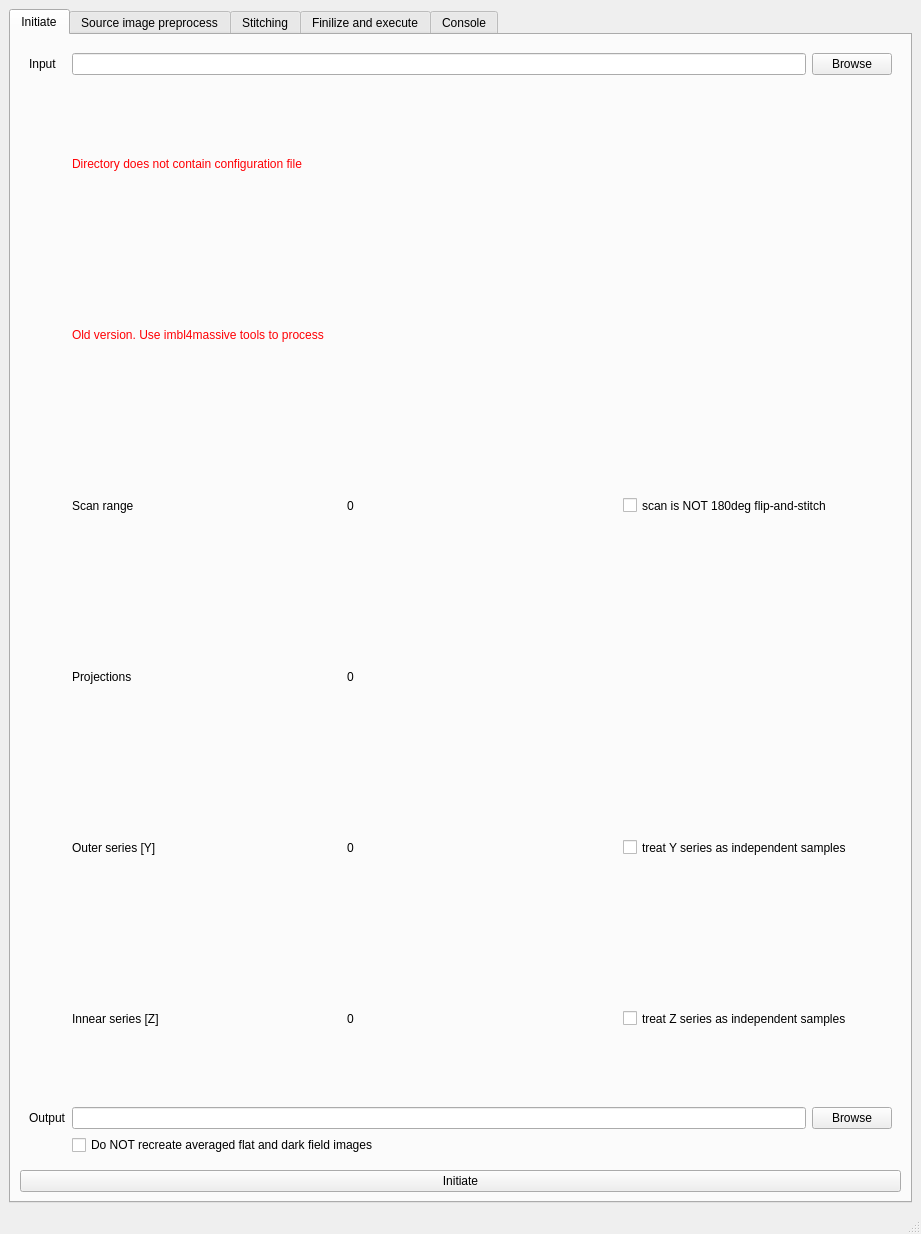
<?xml version="1.0" encoding="UTF-8"?>
<ui version="4.0">
 <class>MainWindow</class>
 <widget class="QMainWindow" name="MainWindow">
  <property name="geometry">
   <rect>
    <x>0</x>
    <y>0</y>
    <width>921</width>
    <height>1234</height>
   </rect>
  </property>
  <property name="windowTitle">
   <string>MainWindow</string>
  </property>
  <widget class="QWidget" name="centralwidget">
   <layout class="QHBoxLayout" name="horizontalLayout">
    <item>
     <widget class="QTabWidget" name="tabWidget">
      <property name="currentIndex">
       <number>0</number>
      </property>
      <widget class="QWidget" name="tabInit">
       <attribute name="title">
        <string>Initiate</string>
       </attribute>
       <layout class="QGridLayout" name="gridLayout">
        <item row="2" column="0">
         <widget class="QWidget" name="initInfo" native="true">
          <layout class="QGridLayout" name="gridLayout_8">
           <item row="5" column="1">
            <widget class="QCheckBox" name="noNewFF">
             <property name="text">
              <string>Do NOT recreate averaged flat and dark field images</string>
             </property>
            </widget>
           </item>
           <item row="4" column="2">
            <widget class="QPushButton" name="outBrowse">
             <property name="text">
              <string>Browse</string>
             </property>
            </widget>
           </item>
           <item row="4" column="1">
            <widget class="QLineEdit" name="outPath"/>
           </item>
           <item row="4" column="0">
            <widget class="QLabel" name="label_2">
             <property name="text">
              <string>Output</string>
             </property>
            </widget>
           </item>
           <item row="0" column="1">
            <widget class="QLineEdit" name="inPath"/>
           </item>
           <item row="0" column="2">
            <widget class="QPushButton" name="inBrowse">
             <property name="text">
              <string>Browse</string>
             </property>
            </widget>
           </item>
           <item row="0" column="0">
            <widget class="QLabel" name="label">
             <property name="text">
              <string>Input</string>
             </property>
            </widget>
           </item>
           <item row="1" column="1" rowspan="2" colspan="2">
            <layout class="QGridLayout" name="gridLayout_2" columnstretch="0,0,0">
             <item row="3" column="0">
              <widget class="QLabel" name="label_5">
               <property name="text">
                <string>Projections</string>
               </property>
              </widget>
             </item>
             <item row="4" column="1">
              <widget class="QLabel" name="ys">
               <property name="text">
                <string>0</string>
               </property>
              </widget>
             </item>
             <item row="5" column="0">
              <widget class="QLabel" name="zlabel">
               <property name="text">
                <string>Innear series [Z]</string>
               </property>
              </widget>
             </item>
             <item row="4" column="0">
              <widget class="QLabel" name="ylabel">
               <property name="text">
                <string>Outer series [Y]</string>
               </property>
              </widget>
             </item>
             <item row="2" column="0">
              <widget class="QLabel" name="label_3">
               <property name="text">
                <string>Scan range</string>
               </property>
              </widget>
             </item>
             <item row="0" column="0" colspan="3">
              <widget class="QLabel" name="noConfigLabel">
               <property name="styleSheet">
                <string notr="true">color: rgb(255, 0, 4);</string>
               </property>
               <property name="text">
                <string>Directory does not contain configuration file</string>
               </property>
              </widget>
             </item>
             <item row="4" column="2">
              <widget class="QCheckBox" name="yIndependent">
               <property name="sizePolicy">
                <sizepolicy hsizetype="Minimum" vsizetype="Preferred">
                 <horstretch>0</horstretch>
                 <verstretch>0</verstretch>
                </sizepolicy>
               </property>
               <property name="text">
                <string>treat Y series as independent samples</string>
               </property>
              </widget>
             </item>
             <item row="5" column="1">
              <widget class="QLabel" name="zs">
               <property name="text">
                <string>0</string>
               </property>
              </widget>
             </item>
             <item row="3" column="1">
              <widget class="QLabel" name="projections">
               <property name="text">
                <string>0</string>
               </property>
              </widget>
             </item>
             <item row="5" column="2">
              <widget class="QCheckBox" name="zIndependent">
               <property name="sizePolicy">
                <sizepolicy hsizetype="Minimum" vsizetype="Preferred">
                 <horstretch>0</horstretch>
                 <verstretch>0</verstretch>
                </sizepolicy>
               </property>
               <property name="text">
                <string>treat Z series as independent samples</string>
               </property>
              </widget>
             </item>
             <item row="2" column="2">
              <widget class="QCheckBox" name="notFnS">
               <property name="sizePolicy">
                <sizepolicy hsizetype="Minimum" vsizetype="Preferred">
                 <horstretch>0</horstretch>
                 <verstretch>0</verstretch>
                </sizepolicy>
               </property>
               <property name="text">
                <string>scan is NOT 180deg flip-and-stitch</string>
               </property>
              </widget>
             </item>
             <item row="2" column="1">
              <widget class="QLabel" name="scanRange">
               <property name="text">
                <string>0</string>
               </property>
              </widget>
             </item>
             <item row="1" column="0" colspan="3">
              <widget class="QLabel" name="oldConfigLabel">
               <property name="styleSheet">
                <string notr="true">color: rgb(255, 0, 4);</string>
               </property>
               <property name="text">
                <string>Old version. Use imbl4massive tools to process</string>
               </property>
              </widget>
             </item>
            </layout>
           </item>
          </layout>
         </widget>
        </item>
        <item row="3" column="0">
         <widget class="QPushButton" name="initiate">
          <property name="text">
           <string>Initiate</string>
          </property>
         </widget>
        </item>
       </layout>
      </widget>
      <widget class="QWidget" name="tabSrc">
       <attribute name="title">
        <string>Source image preprocess</string>
       </attribute>
       <layout class="QGridLayout" name="gridLayout_3">
        <item row="1" column="1">
         <widget class="QSpinBox" name="denoise"/>
        </item>
        <item row="3" column="0">
         <widget class="QLabel" name="label_8">
          <property name="text">
           <string>Rotate</string>
          </property>
         </widget>
        </item>
        <item row="1" column="0">
         <widget class="QLabel" name="label_4">
          <property name="text">
           <string>Denoise</string>
          </property>
         </widget>
        </item>
        <item row="2" column="1">
         <widget class="QLineEdit" name="imageMagick"/>
        </item>
        <item row="2" column="0">
         <widget class="QLabel" name="label_6">
          <property name="text">
           <string>ImageMagick</string>
          </property>
         </widget>
        </item>
        <item row="3" column="1">
         <widget class="QDoubleSpinBox" name="rotate">
          <property name="suffix">
           <string>deg</string>
          </property>
          <property name="minimum">
           <double>-180.000000000000000</double>
          </property>
          <property name="maximum">
           <double>180.000000000000000</double>
          </property>
         </widget>
        </item>
        <item row="6" column="1">
         <layout class="QHBoxLayout" name="horizontalLayout_2">
          <item>
           <widget class="QLabel" name="label_12">
            <property name="sizePolicy">
             <sizepolicy hsizetype="Fixed" vsizetype="Preferred">
              <horstretch>0</horstretch>
              <verstretch>0</verstretch>
             </sizepolicy>
            </property>
            <property name="text">
             <string>X</string>
            </property>
           </widget>
          </item>
          <item>
           <widget class="QSpinBox" name="xBin"/>
          </item>
          <item>
           <widget class="QLabel" name="label_13">
            <property name="sizePolicy">
             <sizepolicy hsizetype="Fixed" vsizetype="Preferred">
              <horstretch>0</horstretch>
              <verstretch>0</verstretch>
             </sizepolicy>
            </property>
            <property name="text">
             <string>  Y</string>
            </property>
           </widget>
          </item>
          <item>
           <widget class="QSpinBox" name="yBin">
            <property name="enabled">
             <bool>false</bool>
            </property>
           </widget>
          </item>
          <item>
           <widget class="QCheckBox" name="sameBin">
            <property name="text">
             <string>same as X</string>
            </property>
            <property name="checked">
             <bool>true</bool>
            </property>
           </widget>
          </item>
         </layout>
        </item>
        <item row="5" column="0">
         <widget class="QLabel" name="label_10">
          <property name="text">
           <string>Crop source</string>
          </property>
         </widget>
        </item>
        <item row="6" column="0">
         <widget class="QLabel" name="label_11">
          <property name="text">
           <string>Binning</string>
          </property>
         </widget>
        </item>
        <item row="5" column="1">
         <layout class="QGridLayout" name="gridLayout_4">
          <item row="0" column="1" colspan="2">
           <widget class="QSpinBox" name="sCropTop"/>
          </item>
          <item row="2" column="1" colspan="2">
           <widget class="QSpinBox" name="sCropBottom"/>
          </item>
          <item row="1" column="0" colspan="2">
           <widget class="QSpinBox" name="sCropLeft"/>
          </item>
          <item row="1" column="2" colspan="2">
           <widget class="QSpinBox" name="sCropRight"/>
          </item>
         </layout>
        </item>
        <item row="0" column="0">
         <widget class="QLabel" name="label_20">
          <property name="text">
           <string>Image size</string>
          </property>
         </widget>
        </item>
        <item row="0" column="1">
         <widget class="QLabel" name="imageSize">
          <property name="text">
           <string>0x0</string>
          </property>
         </widget>
        </item>
       </layout>
      </widget>
      <widget class="QWidget" name="tabStitch">
       <attribute name="title">
        <string>Stitching</string>
       </attribute>
       <layout class="QGridLayout" name="gridLayout_5">
        <item row="3" column="0">
         <widget class="QLabel" name="label_25">
          <property name="text">
           <string>Crop result</string>
          </property>
         </widget>
        </item>
        <item row="2" column="0">
         <widget class="QLabel" name="label_22">
          <property name="text">
           <string>Flipped 180deg stitching</string>
          </property>
         </widget>
        </item>
        <item row="1" column="0">
         <widget class="QLabel" name="label_19">
          <property name="text">
           <string>Outer series [Y] stitching</string>
          </property>
         </widget>
        </item>
        <item row="0" column="0">
         <widget class="QLabel" name="label_16">
          <property name="sizePolicy">
           <sizepolicy hsizetype="Fixed" vsizetype="Preferred">
            <horstretch>0</horstretch>
            <verstretch>0</verstretch>
           </sizepolicy>
          </property>
          <property name="text">
           <string>Innear series [Z] stitching</string>
          </property>
         </widget>
        </item>
        <item row="0" column="1">
         <layout class="QHBoxLayout" name="horizontalLayout_3">
          <item>
           <widget class="QLabel" name="label_17">
            <property name="text">
             <string>X</string>
            </property>
            <property name="alignment">
             <set>Qt::AlignRight|Qt::AlignTrailing|Qt::AlignVCenter</set>
            </property>
           </widget>
          </item>
          <item>
           <widget class="QDoubleSpinBox" name="iStX"/>
          </item>
          <item>
           <widget class="QLabel" name="label_18">
            <property name="text">
             <string>Y</string>
            </property>
            <property name="alignment">
             <set>Qt::AlignRight|Qt::AlignTrailing|Qt::AlignVCenter</set>
            </property>
           </widget>
          </item>
          <item>
           <widget class="QDoubleSpinBox" name="iStY"/>
          </item>
         </layout>
        </item>
        <item row="1" column="1">
         <layout class="QHBoxLayout" name="horizontalLayout_5">
          <item>
           <widget class="QLabel" name="label_23">
            <property name="text">
             <string>X</string>
            </property>
            <property name="alignment">
             <set>Qt::AlignRight|Qt::AlignTrailing|Qt::AlignVCenter</set>
            </property>
           </widget>
          </item>
          <item>
           <widget class="QDoubleSpinBox" name="oStX"/>
          </item>
          <item>
           <widget class="QLabel" name="label_24">
            <property name="text">
             <string>Y</string>
            </property>
            <property name="alignment">
             <set>Qt::AlignRight|Qt::AlignTrailing|Qt::AlignVCenter</set>
            </property>
           </widget>
          </item>
          <item>
           <widget class="QDoubleSpinBox" name="oStY"/>
          </item>
         </layout>
        </item>
        <item row="2" column="1">
         <layout class="QHBoxLayout" name="horizontalLayout_6">
          <item>
           <widget class="QLabel" name="label_30">
            <property name="text">
             <string>X</string>
            </property>
            <property name="alignment">
             <set>Qt::AlignRight|Qt::AlignTrailing|Qt::AlignVCenter</set>
            </property>
           </widget>
          </item>
          <item>
           <widget class="QDoubleSpinBox" name="fStX"/>
          </item>
          <item>
           <widget class="QLabel" name="label_31">
            <property name="text">
             <string>Y</string>
            </property>
            <property name="alignment">
             <set>Qt::AlignRight|Qt::AlignTrailing|Qt::AlignVCenter</set>
            </property>
           </widget>
          </item>
          <item>
           <widget class="QDoubleSpinBox" name="fStY"/>
          </item>
         </layout>
        </item>
        <item row="3" column="1">
         <layout class="QGridLayout" name="gridLayout_6">
          <item row="0" column="1" colspan="2">
           <widget class="QSpinBox" name="fCropTop"/>
          </item>
          <item row="2" column="1" colspan="2">
           <widget class="QSpinBox" name="fCropBottom"/>
          </item>
          <item row="1" column="0" colspan="2">
           <widget class="QSpinBox" name="fCropLeft"/>
          </item>
          <item row="1" column="2" colspan="2">
           <widget class="QSpinBox" name="fCropRight"/>
          </item>
         </layout>
        </item>
       </layout>
      </widget>
      <widget class="QWidget" name="tabRun">
       <attribute name="title">
        <string>Finilize and execute</string>
       </attribute>
       <layout class="QGridLayout" name="gridLayout_7">
        <item row="8" column="0" colspan="3">
         <widget class="QPushButton" name="processAll">
          <property name="text">
           <string>Process all</string>
          </property>
         </widget>
        </item>
        <item row="5" column="1">
         <widget class="QLabel" name="label_29">
          <property name="text">
           <string>Outer series [Y]</string>
          </property>
         </widget>
        </item>
        <item row="4" column="1">
         <widget class="QLabel" name="label_28">
          <property name="text">
           <string>Innear series [Z]</string>
          </property>
         </widget>
        </item>
        <item row="5" column="2">
         <widget class="QSpinBox" name="testY"/>
        </item>
        <item row="4" column="2">
         <widget class="QSpinBox" name="testZ"/>
        </item>
        <item row="3" column="0" rowspan="3">
         <widget class="QPushButton" name="test">
          <property name="sizePolicy">
           <sizepolicy hsizetype="Minimum" vsizetype="Minimum">
            <horstretch>0</horstretch>
            <verstretch>0</verstretch>
           </sizepolicy>
          </property>
          <property name="text">
           <string>Run test on:</string>
          </property>
         </widget>
        </item>
        <item row="0" column="1" colspan="2">
         <widget class="QTableWidget" name="splits">
          <property name="horizontalScrollBarPolicy">
           <enum>Qt::ScrollBarAlwaysOff</enum>
          </property>
          <property name="alternatingRowColors">
           <bool>true</bool>
          </property>
          <attribute name="horizontalHeaderStretchLastSection">
           <bool>true</bool>
          </attribute>
          <column>
           <property name="text">
            <string>split point</string>
           </property>
          </column>
          <column>
           <property name="text">
            <string>add / remove</string>
           </property>
          </column>
         </widget>
        </item>
        <item row="3" column="2">
         <widget class="QSpinBox" name="testProjection"/>
        </item>
        <item row="3" column="1">
         <widget class="QLabel" name="label_26">
          <property name="text">
           <string>projection</string>
          </property>
         </widget>
        </item>
        <item row="6" column="0" colspan="3">
         <widget class="Line" name="line">
          <property name="orientation">
           <enum>Qt::Horizontal</enum>
          </property>
         </widget>
        </item>
        <item row="7" column="0" colspan="3">
         <widget class="QCheckBox" name="noRecFF">
          <property name="text">
           <string>Do NOT perform flat and dark field correction on final processing</string>
          </property>
         </widget>
        </item>
        <item row="0" column="0">
         <widget class="QLabel" name="label_27">
          <property name="sizePolicy">
           <sizepolicy hsizetype="Preferred" vsizetype="Fixed">
            <horstretch>0</horstretch>
            <verstretch>0</verstretch>
           </sizepolicy>
          </property>
          <property name="text">
           <string>Split result</string>
          </property>
          <property name="alignment">
           <set>Qt::AlignCenter</set>
          </property>
         </widget>
        </item>
       </layout>
      </widget>
      <widget class="QWidget" name="tabConsole">
       <attribute name="title">
        <string>Console</string>
       </attribute>
       <layout class="QVBoxLayout" name="verticalLayout">
        <item>
         <widget class="QTextBrowser" name="console"/>
        </item>
       </layout>
      </widget>
     </widget>
    </item>
   </layout>
  </widget>
  <widget class="QMenuBar" name="menubar">
   <property name="geometry">
    <rect>
     <x>0</x>
     <y>0</y>
     <width>921</width>
     <height>44</height>
    </rect>
   </property>
  </widget>
  <widget class="QStatusBar" name="statusbar"/>
 </widget>
 <resources/>
 <connections/>
</ui>
